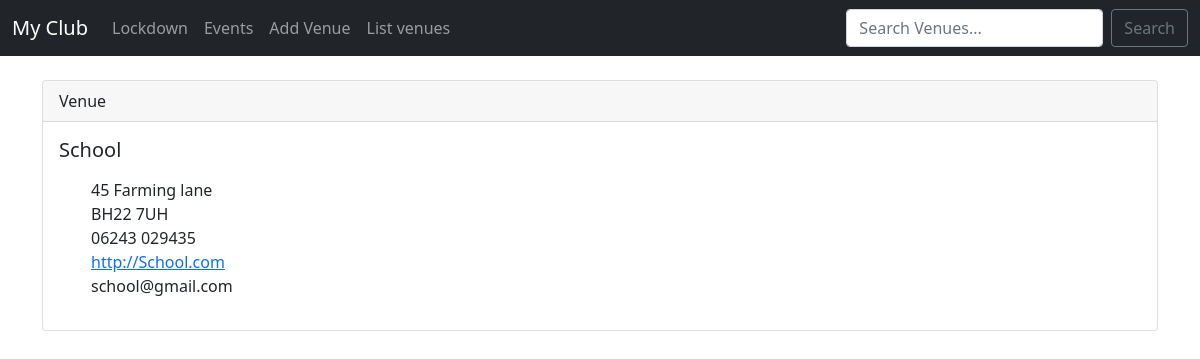
The app's page /show_venue/2 with its own data.
### myapp/models.py (models this page shows)
class Venue(models.Model):
    name = models.CharField('Venue Name', max_length=120)
    address = models.CharField(max_length=300)
    post_code = models.CharField('Post Code', max_length=8)
    phone_number = models.CharField('Contact Phone', max_length=20, blank=True)
    web = models.URLField('Website address', blank=True)
    email_address = models.EmailField('Email Address', blank=True)
    def __str__(self):
        return self.name

### myapp/views.py (the view)
# urls.py: path('show_venue/<venue_id>', views.show_venue, name='show-venue'),
def show_venue(request, venue_id):  # Basic structure hoever the addition of venue_id is the same as what was passed in urls.py into the url
    venue = Venue.objects.get(pk=venue_id)  # pk stands for primary key which will allocate a number to the venue_id
    return render(request, 'events/show_venue.html', {'venue': venue})

### myapp/templates/events/show_venue.html
{% extends 'events/base.html' %}
{% block content %}
        <div class="card">
            <div class="card-header">
                Venue
            </div>
            <div class="card-body">
              <h5 class="card-title">{{ venue }}</h5>
              <p class="card-text">
                <ul>
                    {{ venue.address }}<br>
                    {{ venue.post_code }}<br>
                    {{ venue.phone_number }}<br>
                    <a href="{{ venue.web }}">{{ venue.web }}<br></a>
                    {{ venue.email_address }}<br>
                </ul>
              </p>
            </div>
          </div>
{% endblock %}

### records on screen
Venue: name "School", address "45 Farming lane", post_code "BH22 7UH", phone_number "06243 029435", web "http://School.com", email_address "school@gmail.com"
